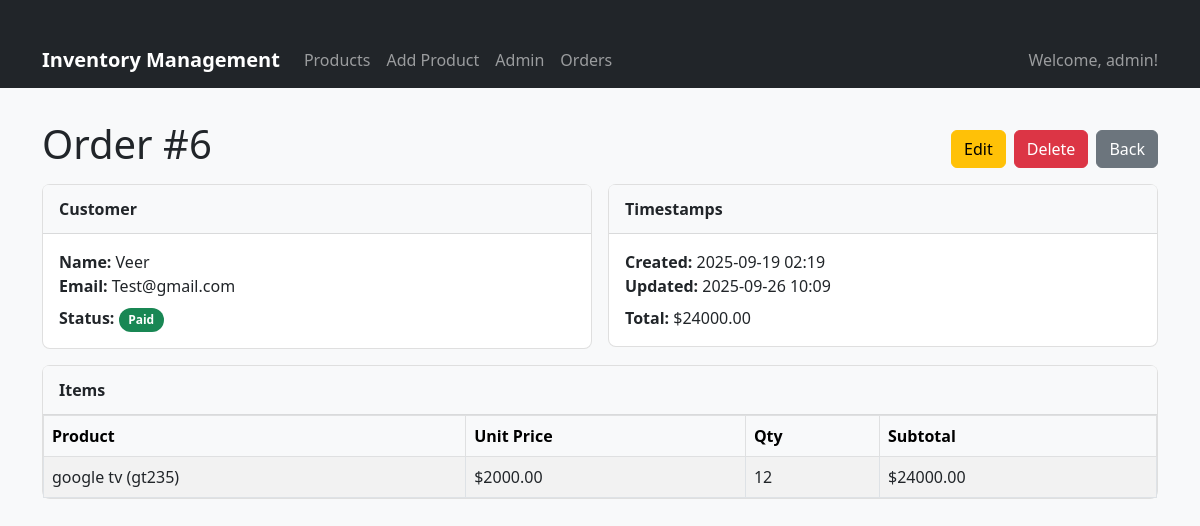
Page /orders/6/ (signed in) on the committed database.
### authentication/models.py (models this page shows, shortened)
class CustomUser(AbstractUser):
    ROLE_CHOICES = [
        ('store_manager', 'Store Manager'),
        ('sales_staff', 'Sales Staff'),
        ('system_admin', 'System Administrator'),
    ]
    role = models.CharField(max_length=20, choices=ROLE_CHOICES, default='sales_staff')
    phone = models.CharField(max_length=15, blank=True, null=True)
    created_at = models.DateTimeField(auto_now_add=True)
    updated_at = models.DateTimeField(auto_now=True)

### orders/models.py (models this page shows, shortened)
class Order(models.Model):
    STATUS_CHOICES = [
        ("DRAFT", "Draft"),
        ("PENDING", "Pending Payment"),
        ("PAID", "Paid"),
        ("FULFILLED", "Fulfilled"),
        ("CANCELLED", "Cancelled"),
    ]
    class Meta:
        permissions = (
            ("can_fulfill_order", "Can mark orders as Fulfilled"),
            ("can_cancel_order", "Can cancel any order"),
            ("can_view_reports", "Can view sales reports"),
        )
    customer_name = models.CharField(max_length=150)
    customer_email = models.EmailField(blank=True)
    status = models.CharField(max_length=20, choices=STATUS_CHOICES, default="DRAFT")
    created_at = models.DateTimeField(default=timezone.now)
    updated_at = models.DateTimeField(auto_now=True)
    def total(self):
        return sum(item.subtotal() for item in self.items.all())

class OrderItem(models.Model):
    order = models.ForeignKey(Order, on_delete=models.CASCADE, related_name="items")
    product = models.ForeignKey(Product, null=True, blank=True, on_delete=models.SET_NULL, related_name="order_items")
    product_name = models.CharField(max_length=255, blank=True)
    unit_price = models.DecimalField(max_digits=10, decimal_places=2, default=0)
    quantity = models.PositiveIntegerField(default=1)
    def subtotal(self):
        return self.unit_price * self.quantity

### inventory/models.py (models this page shows, shortened)
class Product(models.Model):
    name = models.CharField(max_length=255)
    sku = models.CharField(max_length=100, unique=True)
    price = models.DecimalField(max_digits=10, decimal_places=2)
    cost = models.DecimalField(max_digits=10, decimal_places=2)
    quantity = models.IntegerField()
    min_stock_level = models.IntegerField(default=10)
    description = models.TextField(blank=True)
    is_active = models.BooleanField(default=True)
    created_by = models.ForeignKey(User, on_delete=models.CASCADE)
    category = models.ForeignKey(Category, on_delete=models.SET_NULL, null=True, blank=True, related_name="products")
    created_at = models.DateTimeField(auto_now_add=True)
    updated_at = models.DateTimeField(auto_now=True)
    class Meta:
        permissions = (
            ("can_bulk_update_prices", "Can bulk update prices"),
        )
    def __str__(self):
        return f"{self.name} ({self.sku})"

### orders/views.py (the view)
# urls.py: path("<int:pk>/", views.order_detail, name="detail"),
@login_required
@user_passes_test(has_order_access)
def order_detail(request, pk):
    if not has_order_access(request.user):
        return redirect('inventory:product_list')
    order = get_object_or_404(Order.objects.prefetch_related("items"), pk=pk)
    return render(request, "orders/order_detail.html", {"order": order})

### orders/views.py (called while the page is built)
def has_order_access(user):
    return user.role in ['store_manager', 'sales_staff']

### templates/orders/order_detail.html (shortened to what this page needs)
{% extends "inventory/base.html" %}
{% block content %}
<div class="page-head">
  <h1 class="m-0">Order #{{ order.id }}</h1>
  <div class="d-flex gap-2">
    <a href="{% url 'orders:update' order.pk %}" class="btn btn-warning">Edit</a>
    <a href="{% url 'orders:delete' order.pk %}" class="btn btn-danger">Delete</a>
    <a href="{% url 'orders:list' %}" class="btn btn-secondary">Back</a>
  </div>
</div>
<div class="row g-3 mb-3">
  <div class="col-md-6">
    <div class="card">
      <div class="card-header">Customer</div>
      <div class="card-body">
        <div><strong>Name:</strong> {{ order.customer_name }}</div>
        <div><strong>Email:</strong> {{ order.customer_email|default:"—" }}</div>
        <div class="mt-2">
          <strong>Status:</strong>
          {% if order.status == "DRAFT" %}
            <span class="badge bg-secondary badge-rounded">Draft</span>
          {% elif order.status == "PENDING" %}
            <span class="badge bg-warning text-dark badge-rounded">Pending</span>
          {% elif order.status == "PAID" %}
            <span class="badge bg-success badge-rounded">Paid</span>
          {% elif order.status == "FULFILLED" %}
            <span class="badge bg-info text-dark badge-rounded">Fulfilled</span>
          {% elif order.status == "CANCELLED" %}
            <span class="badge bg-danger badge-rounded">Cancelled</span>
          {% else %}
            <span class="badge bg-light text-dark badge-rounded">{{ order.get_status_display }}</span>
          {% endif %}
        </div>
      </div>
    </div>
  </div>
  <div class="col-md-6">
    <div class="card">
      <div class="card-header">Timestamps</div>
      <div class="card-body">
        <div><strong>Created:</strong> {{ order.created_at|date:"Y-m-d H:i" }}</div>
        <div><strong>Updated:</strong> {{ order.updated_at|date:"Y-m-d H:i" }}</div>
        <div class="mt-2"><strong>Total:</strong>
          {% with t=order.total %}
            {% if t %}${{ t }}{% else %}—{% endif %}
          {% endwith %}
        </div>
      </div>
    </div>
  </div>
</div>
<div class="card">
  <div class="card-header">Items</div>
  <div class="card-body p-0">
    <table class="table table-striped table-bordered align-middle m-0">
      <thead class="table-light">
        <tr>
          <th>Product</th>
          <th>Unit Price</th>
          <th>Qty</th>
          <th>Subtotal</th>
        </tr>
      </thead>
      <tbody>
        {% for it in order.items.all %}
        <tr>
          <td>{{ it.product }}</td>
          <td>${{ it.unit_price }}</td>
          <td>{{ it.quantity }}</td>
          <td>${{ it.subtotal }}</td>
        </tr>
        {% empty %}
        <tr><td colspan="4" class="text-center">No items in this order.</td></tr>
        {% endfor %}
      </tbody>
    </table>
  </div>
</div>
{% endblock %}

### inventory/templates/inventory/base.html (shortened to what this page needs)
<!DOCTYPE html>
<html lang="en">
  <head>
    <link
      href="https://cdn.jsdelivr.net/npm/bootstrap@5.3.0/dist/css/bootstrap.min.css"
      rel="stylesheet"
    />
  </head>
  <body>
    <nav class="navbar navbar-expand-lg navbar-dark bg-dark">
      <div class="container">
        <a class="navbar-brand" href="{% url 'inventory:product_list' %}"
          >Inventory Management</a
        >
        <div class="collapse navbar-collapse" id="navbarNav">
          <ul class="navbar-nav me-auto">
            <li class="nav-item">
              <a class="nav-link" href="{% url 'inventory:product_list' %}"
                >Products</a
              >
            </li>
            <li class="nav-item">
              <a class="nav-link" href="{% url 'inventory:product_create' %}"
                >Add Product</a
              >
            </li>
            <li class="nav-item">
              <a class="nav-link" href="/admin/">Admin</a>
            </li>
            <li class="nav-item">
              <a class="nav-link" href="{% url 'orders:list' %}">Orders</a>
            </li>
          </ul>
          <ul class="navbar-nav">
            {% if user.is_authenticated %}
            <li class="nav-item">
              <span class="navbar-text">Welcome, {{ user.username }}!</span>
            </li>
            {% else %}
            <li class="nav-item">
              <a class="nav-link" href="/admin/">Login</a>
            </li>
            {% endif %}
          </ul>
        </div>
      </div>
    </nav>
    <div class="container">
       {% block content %} {% endblock %}
    </div>
  </body>
</html>

### inventory/templates/inventory/base.html (style rules this page uses)
body { background-color: #f8f9fa; }
.navbar-brand { font-weight: bold; }
.container { margin-top: 2rem; }

### templates/orders/order_detail.html (style rules this page uses)
.page-head { display:flex; align-items:end; justify-content:space-between; gap:12px; margin-bottom:1rem; }
.card { border: 1px solid rgba(0,0,0,.125); border-radius: .5rem; }
.card-header { padding: .75rem 1rem; border-bottom: 1px solid rgba(0,0,0,.125); background: #f8f9fa; font-weight: 600; }
.card-body { padding: 1rem; }
.badge-rounded { border-radius: 999px; padding: .35rem .6rem; font-weight: 600; }

### rows in the picture
CustomUser: username "admin"
Order: id "6", customer_name "Veer", customer_email "Test@gmail.com", created_at "2025-09-19 02:19", updated_at "2025-09-26 10:09"
OrderItem: product "google tv (gt235)", unit_price "2000.00", quantity "12", subtotal "24000.00"

### other values in the picture
{{ t }} "24000.00"
